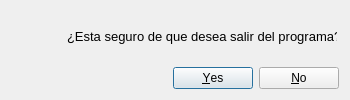
<?xml version="1.0" encoding="UTF-8"?>
<ui version="4.0">
 <class>dialogSalir</class>
 <widget class="QDialog" name="dialogSalir">
  <property name="windowModality">
   <enum>Qt::ApplicationModal</enum>
  </property>
  <property name="enabled">
   <bool>true</bool>
  </property>
  <property name="geometry">
   <rect>
    <x>0</x>
    <y>0</y>
    <width>350</width>
    <height>100</height>
   </rect>
  </property>
  <property name="sizePolicy">
   <sizepolicy hsizetype="Fixed" vsizetype="Fixed">
    <horstretch>0</horstretch>
    <verstretch>0</verstretch>
   </sizepolicy>
  </property>
  <property name="minimumSize">
   <size>
    <width>350</width>
    <height>100</height>
   </size>
  </property>
  <property name="maximumSize">
   <size>
    <width>350</width>
    <height>100</height>
   </size>
  </property>
  <property name="windowTitle">
   <string>Salir</string>
  </property>
  <property name="windowIcon">
   <iconset resource="img/rc_iconosDialog.qrc">
    <normaloff>:/iconoWarning/aviso.png</normaloff>:/iconoWarning/aviso.png</iconset>
  </property>
  <property name="modal">
   <bool>true</bool>
  </property>
  <layout class="QVBoxLayout" name="verticalLayout">
   <item>
    <layout class="QHBoxLayout" name="layoutSalir">
     <item>
      <widget class="QLabel" name="iconSalir">
       <property name="minimumSize">
        <size>
         <width>48</width>
         <height>48</height>
        </size>
       </property>
       <property name="maximumSize">
        <size>
         <width>48</width>
         <height>48</height>
        </size>
       </property>
       <property name="text">
        <string/>
       </property>
       <property name="pixmap">
        <pixmap resource="img/rc_iconosDialog.qrc">:/iconoWarning/aviso.png</pixmap>
       </property>
       <property name="scaledContents">
        <bool>false</bool>
       </property>
      </widget>
     </item>
     <item>
      <widget class="QLabel" name="lblSalir">
       <property name="minimumSize">
        <size>
         <width>270</width>
         <height>50</height>
        </size>
       </property>
       <property name="maximumSize">
        <size>
         <width>270</width>
         <height>50</height>
        </size>
       </property>
       <property name="font">
        <font>
         <pointsize>10</pointsize>
        </font>
       </property>
       <property name="text">
        <string>¿Esta seguro de que desea salir del programa?</string>
       </property>
      </widget>
     </item>
    </layout>
   </item>
   <item>
    <widget class="QDialogButtonBox" name="botones">
     <property name="orientation">
      <enum>Qt::Horizontal</enum>
     </property>
     <property name="standardButtons">
      <set>QDialogButtonBox::No|QDialogButtonBox::Yes</set>
     </property>
    </widget>
   </item>
  </layout>
 </widget>
 <resources>
  <include location="img/rc_iconosDialog.qrc"/>
 </resources>
 <connections>
  <connection>
   <sender>botones</sender>
   <signal>accepted()</signal>
   <receiver>dialogSalir</receiver>
   <slot>accept()</slot>
   <hints>
    <hint type="sourcelabel">
     <x>248</x>
     <y>254</y>
    </hint>
    <hint type="destinationlabel">
     <x>157</x>
     <y>274</y>
    </hint>
   </hints>
  </connection>
  <connection>
   <sender>botones</sender>
   <signal>rejected()</signal>
   <receiver>dialogSalir</receiver>
   <slot>reject()</slot>
   <hints>
    <hint type="sourcelabel">
     <x>316</x>
     <y>260</y>
    </hint>
    <hint type="destinationlabel">
     <x>286</x>
     <y>274</y>
    </hint>
   </hints>
  </connection>
 </connections>
</ui>
